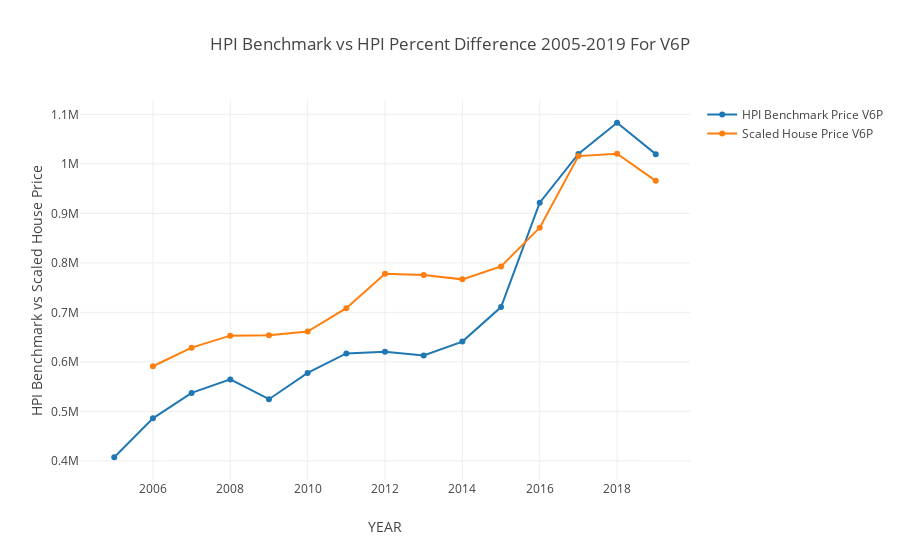

Notebook source saved alongside this figure:
### Markdown cell above
### Visualise the area's HPI Percent Change Trends over years, which is maximum bubble prone

### Code cell
max_frequency = max(final_df['FREQUENCY'].values)
temp_df = final_df.loc[final_df['FREQUENCY'] == max_frequency].sort_values(by=['MEDIAN'], ascending=False)
area_code = temp_df.iloc[0][0]

bubbled_area_df = bca_property_prices_with_hpi_benchmark_df[bca_property_prices_with_hpi_benchmark_df['AREA_CODE'] == area_code]
graph_title = 'HPI Benchmark vs HPI Percent Difference 2005-2019 For {}'.format(area_code)

trace1 = go.Scatter(
    x=hpi_benchmark_median_df['YEAR'],
    y=hpi_benchmark_median_df['Composite_Benchmark'],
    name='HPI Benchmark Price {}'.format(area_code)
)
trace2 = go.Scatter(
    x=bubbled_area_df['YEAR'],
    y=bubbled_area_df['scaled_HOUSE_PRICE'],
    name='Scaled House Price {}'.format(area_code)
)

hpi_graph_data = [trace1, trace2]
layout = go.Layout(
    title=graph_title,
    xaxis=dict(title='YEAR'),
    yaxis=dict(title='HPI Benchmark vs Scaled House Price')
)
fig = go.Figure(data=hpi_graph_data, layout=layout)
iplot(fig)

### Figure 1 — Plotly figure (JSON) as saved in the notebook; plotly's stock layout.template omitted (floating-point values rounded to 4 significant figures)
{"data": [{"name": "HPI Benchmark Price V6P", "type": "scatter", "uid": "43876fbf-c364-4b2c-8fb9-e83672771513", "x": [2005, 2006, 2007, 2008, 2009, 2010, 2011, 2012, 2013, 2014, 2015, 2016, 2017, 2018, 2019], "y": [407300, 485850, 537250, 564500, 524550, 577600, 617000, 620450, 612900, 640950, 710650, 921550, 1020050, 1083000, 1019600]}, {"name": "Scaled House Price V6P", "type": "scatter", "uid": "a5edaacb-6a8a-4980-9aa9-691439657f5e", "x": [2006, 2007, 2008, 2009, 2010, 2011, 2012, 2013, 2014, 2015, 2016, 2017, 2018, 2019], "y": [591100.0, 628700.0, 653000.0, 653900.0, 661100.0, 708400.0, 777900.0, 775300.0, 766600.0, 792700.0, 871000.0, 1016000.0, 1020000.0, 965600.0]}], "layout": {"title": {"text": "HPI Benchmark vs HPI Percent Difference 2005-2019 For V6P"}, "xaxis": {"title": {"text": "YEAR"}}, "yaxis": {"title": {"text": "HPI Benchmark vs Scaled House Price"}}}}
